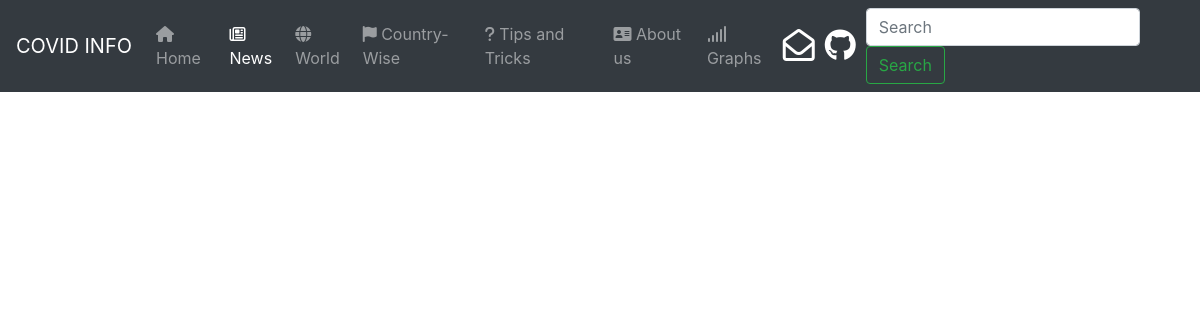
The page /news-detail/25 on the database as committed earlier.
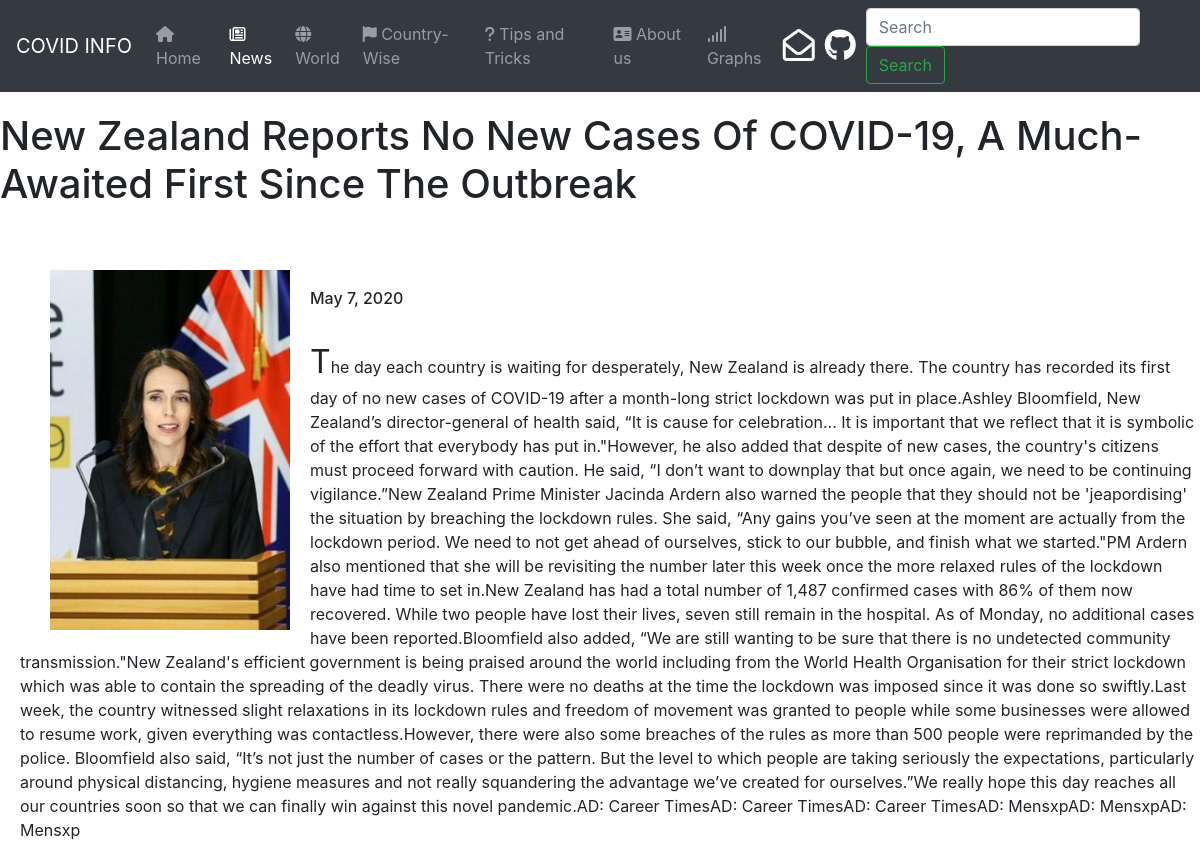
The same page on the database as committed later.
### covid/models.py (models this page shows)
class News(models.Model):
    heading = models.CharField(max_length=100)
    body = models.TextField()
    link = models.TextField()
    img = models.ImageField()
    date = models.DateField()
    class Meta:
        verbose_name_plural = "news"

### covid/views.py (the view)
# urls.py: path('news-detail/<int:news_id>', views.news_detail, name='news'),
def news_detail(request, news_id):
    news = News.objects.filter(id=news_id)
    return render(request, 'news-detail.html', {'news': news})

### templates/news-detail.html (shortened to what this page needs)
{% load static %}
<!DOCTYPE html>
<html lang="en">
  <head>
    <link rel="stylesheet" href="{% static 'main.css' %}">
    <link rel="stylesheet" href="https://maxcdn.bootstrapcdn.com/bootstrap/4.0.0/css/bootstrap.min.css">
    <link rel="stylesheet" href="https://stackpath.bootstrapcdn.com/bootstrap/4.4.1/css/bootstrap.min.css">
  </head>
  <body>
    <nav class="navbar navbar-expand-lg navbar-dark bg-dark" style="position: sticky; top: 0;">
      <a class="navbar-brand" href="#">COVID INFO</a>
      <div class="collapse navbar-collapse" id="navbarSupportedContent">
        <ul class="navbar-nav mr-auto">
          <li class="nav-item">
            <a class="nav-link" href='/'><i class="fas fa-home"></i> Home <span class="sr-only">(current)</span></a>
          </li>
          <li class="nav-item active">
            <a class="nav-link" href="/news"><i class="far fa-newspaper"></i>News</a>
          </li>
          <li class="nav-item">
            <a class="nav-link" href="/world"><i class="fas fa-globe"></i>World</a>
          </li>
          <li class="nav-item">
            <a class="nav-link" href="/country"><i class="fas fa-flag"></i>  Country-Wise</a>
          </li>
          <li class="nav-item">
            <a class="nav-link" href="/tips"><i class="fas fa-question"></i> Tips and Tricks</a>
          </li>
          <li class="nav-item">
            <a class="nav-link" href="/about"><i class="fas fa-address-card"></i> About us</a>
          </li>
          <li class="nav-item">
            <a class="nav-link" href="/graphs"><i class="fas fa-signal"></i>  Graphs</a>
          </li>
        </ul>
        <a href="mailto://info@thinkingtomorrow.cf" target="_blank"><i class="far fa-envelope-open fa-2x" style="color: white; margin-right: 10px"></i></a>
        <a href="https://github.com/thinking-tomorrow" target="_blank"><i class="fab fa-github fa-2x" style="color: white; margin-right: 10px"></i></a>
        <form class="form-inline my-2 my-lg-0" action="{% url 'search' %}" method='post'>
          <input class="form-control mr-sm-2" type="search" name='data' placeholder="Search" aria-label="Search" autocomplete="off">
          <button class="btn btn-outline-success my-2 my-sm-0" type="submit">Search</button>
        </form>
      </div>
    </nav>
    {% for new in news %}
    <h1 style='padding-top:20px;'>{{new.heading}}</h1><br>
    <img src='{{new.img.url}}'><br>
    <h6 style='margin-left:20px;margin-top:25px;'>{{new.date}}</h6>
    <p style='margin-left:20px;margin-top:30px;'>{{new.body}}</p>
    {% endfor %}
</body>
</html>

Rows that differ between the two databases and show on the page:
added News: heading "New Zealand Reports No New Cases Of COVID-19, A Much-Awaited First Since The Outbreak", img (picture), date "May 7, 2020", body "The day each country is waiting for desperately, New Zealand is already there. The country has recorded its first day of no new cases of COVID-19 after a month-long strict lockdown was put in place.Ashley Bloomfield, New Zealand’s director-general of health said, “It is cause for celebration... It is important that we reflect that it is symbolic of the effort that everybody has put in.\"However, he also added that despite of new cases, the country's citizens must proceed forward with caution. He said, “I don’t want to downplay that but once again, we need to be continuing vigilance.”New Zealand Prime Minister Jacinda Ardern also warned the people that they should not be 'jeapordising' the…"
